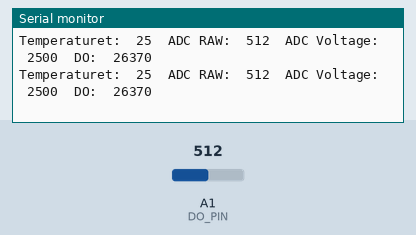
The sketch below on a simulated Arduino Uno, built with avr-gcc and run on an emulated ATmega328P. Shown: the last lines printed to the serial monitor. The inputs (shaded band) are chosen by the test bench; at power-on: A1 (DO_PIN) = 512.

Above: at 1.8 s.
1.9 s: A1 (DO_PIN) set to 716
At 2.8 s:
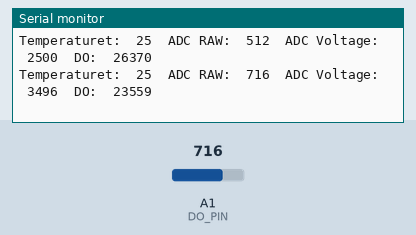
3.4 s: A1 (DO_PIN) set to 900
At 4.7 s:
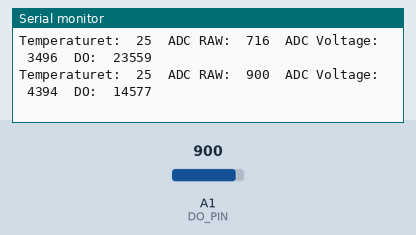
Timing chart, 0 to 6.4 s (numbered marks = the images above; inputs shaded):
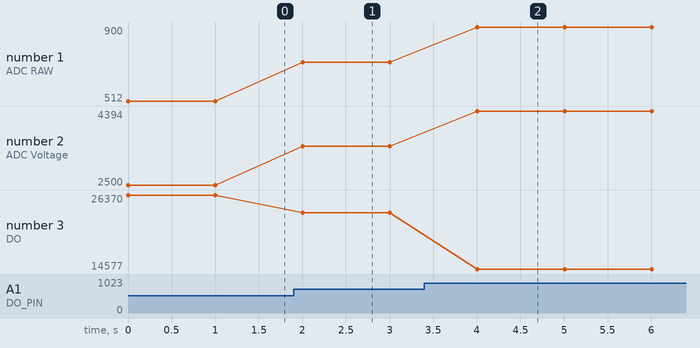

The sketch:

DOarduino.ino
```cpp
#include <Arduino.h>

#define DO_PIN A1
#define VREF 5000
#define ADC_RES 1024
#define TWO_POINT_CALIBRATION 0
#define READ_TEMP 25
#define CAL1_V 131
#define CAL1_T 25
#define CAL2_V 1300
#define CAL2_T 15

const uint16_t DO_Table[41] = {
  14460, 14220, 13820, 13440, 13090, 12740, 12420, 12110, 11810, 11530,
  11260, 11010, 10770, 10530, 10300, 10080, 9860, 9660, 9460, 9270,
  9080, 8900, 8730, 8570, 8410, 8250, 8110, 7960, 7820, 7690,
  7560, 7430, 7300, 7180, 7070, 6950, 6840, 6730, 6630, 6530, 6410
};

uint8_t Temperaturet;
uint16_t ADC_Raw;
uint16_t ADC_Voltage;
uint16_t DO;

int16_t readDO(uint32_t voltage_mv, uint8_t temperature_c) {
#if TWO_POINT_CALIBRATION == 0
  uint16_t V_saturation = (uint32_t)CAL1_V + (uint32_t)35 * temperature_c - (uint32_t)CAL1_T * 35;
  return (voltage_mv * DO_Table[temperature_c] / V_saturation);
#else
  uint16_t V_saturation = (int16_t)((int8_t)temperature_c - CAL2_T) * ((uint16_t)CAL1_V - CAL2_V) / ((uint8_t)CAL1_T - CAL2_T) + CAL2_V;
  return (voltage_mv * DO_Table[temperature_c] / V_saturation);
#endif
}

void setup() {
  Serial.begin(115200);
}

void loop() {
  Temperaturet = (uint8_t)READ_TEMP;
  ADC_Raw = analogRead(DO_PIN);
  ADC_Voltage = uint32_t(VREF) * ADC_Raw / ADC_RES;

  Serial.print("Temperaturet:\t" + String(Temperaturet) + "\t");
  Serial.print("ADC RAW:\t" + String(ADC_Raw) + "\t");
  Serial.print("ADC Voltage:\t" + String(ADC_Voltage) + "\t");
  Serial.println("DO:\t" + String(readDO(ADC_Voltage, Temperaturet)) + "\t");

  delay(1000);
}
```

Measured:
- after the input at 1.9 s, the serial monitor: prints a new line after 0.10 s (image 1)
- after the input at 3.4 s, the serial monitor: prints a new line after 0.61 s (image 2)
- plotted number 1: 512 → 716 after the input at 1.9 s, 716 → 900 after the input at 3.4 s
- plotted number 2: 2500 → 3496 after the input at 1.9 s, 3496 → 4394 after the input at 3.4 s
- plotted number 3: 26370 → 23559 after the input at 1.9 s, 23559 → 14577 after the input at 3.4 s
